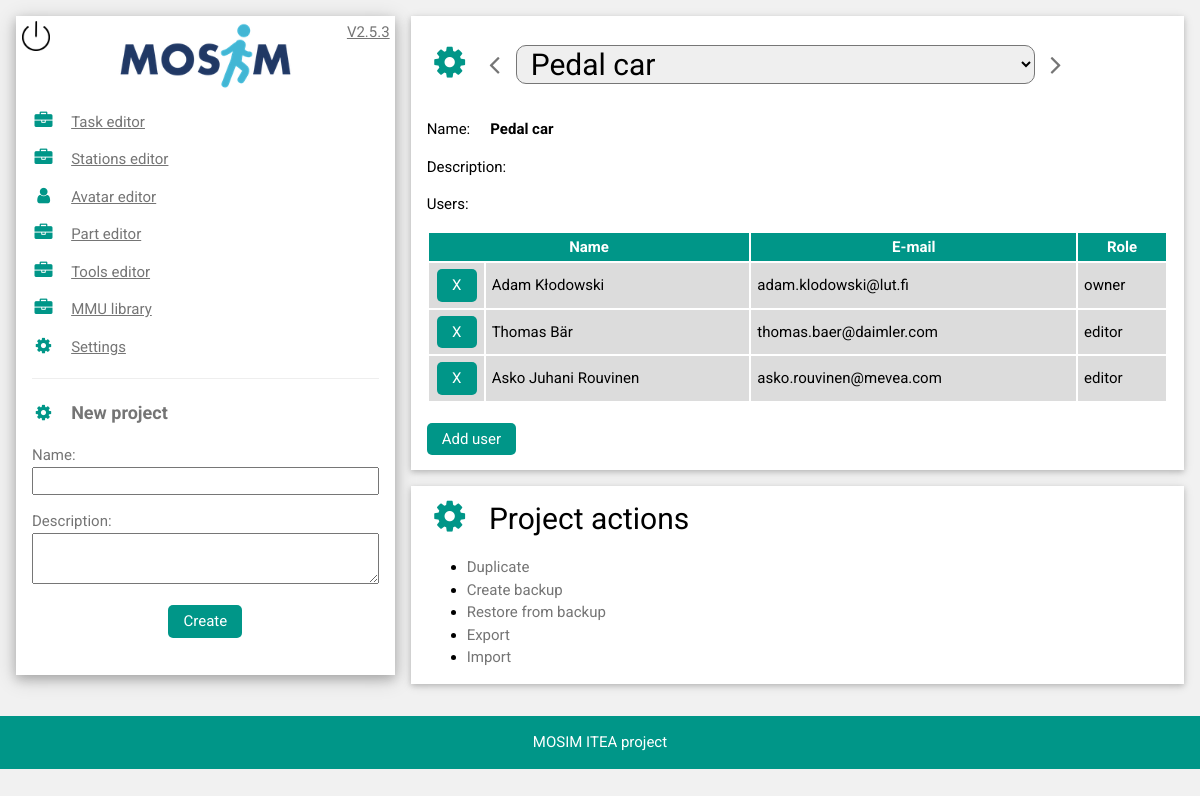
/projects.php (signed in), run on the app's committed database.
### tables this page shows
CREATE TABLE `projects` (
  `id` bigint(20) UNSIGNED NOT NULL,
  `name` text NOT NULL,
  `description` text NOT NULL,
  `date` timestamp NOT NULL DEFAULT CURRENT_TIMESTAMP
);

CREATE TABLE `userroles` (
  `userid` bigint(20) UNSIGNED NOT NULL,
  `projectid` bigint(20) UNSIGNED NOT NULL,
  `laststation` bigint(20) UNSIGNED NOT NULL DEFAULT '0',
  `role` set('owner','editor','viewer','reviewer') NOT NULL DEFAULT 'owner'
);

CREATE TABLE `users` (
  `id` bigint(20) UNSIGNED NOT NULL,
  `name` text NOT NULL,
  `email` text NOT NULL,
  `pass` text NOT NULL,
  `lastprojectid` bigint(20) UNSIGNED NOT NULL DEFAULT '0',
  `enabled` tinyint(1) NOT NULL DEFAULT '1'
);

### db.php (called while the page is built, shortened)
<?php
 $f=file_get_contents("Version.txt");
 $f=explode("\n",$f);
 $version="V".trim($f[0]);
?>

### projects.php (the view, shortened to what this page needs)
<?php
 include('common.php');
?>
<!DOCTYPE html>
<html>
<link rel="stylesheet" href="w3.css">
<link rel="stylesheet" href="https://cdnjs.cloudflare.com/ajax/libs/font-awesome/4.7.0/css/font-awesome.min.css">
<link rel="stylesheet" href="styles.css">
<?php
 function loadProjects()
 {
  global $db, $stationid;
   if ($result=$db->query('SELECT p.id, p.name FROM projects p, userroles ur WHERE ur.userid='.$_SESSION['userid'].' and ur.projectid=p.id order by p.name;'))
   while ($row=$result->fetch_assoc())
   {
	echo '<option '.($row['id']==$_SESSION['projectid']?'selected="" ':'').'value="'.$row['id'].'">'.$row['name'].'</option>';
   }
 }
 function loadProjectDetails()
 {
  global $db;
  $sql='SELECT p.id, p.name, p.description, p.date FROM projects p, userroles ur WHERE ur.userid='.$_SESSION['userid'].' and ur.projectid='.$_SESSION['projectid'].' and ur.projectid=p.id';
   if ($result=$db->query($sql))
	if ($row=$result->fetch_assoc())
    {
	echo '<p><span style="cursor:pointer;" onclick="editProjectName(this,'.$_SESSION['projectid'].');">Name:</span><span style="margin-left:20px; font-weight:bold;">'.htmlentities($row['name']).'</span></p>';
	 echo '<p style="cursor:pointer;" onclick="editProjectDescription(this,'.$_SESSION['projectid'].');">Description:	</p><p style="white-space: pre;">'.htmlentities($row['description']).'</p>';
	 echo '<p>Users:</p><table class="users" data-project="'.$_SESSION['projectid'].'"><tr><th colspan="2">Name</th><th>E-mail</th><th>Role</th></tr>';
	 $sql='SELECT u.id, u.name, u.email, ur.role FROM `userroles` ur, `users` u WHERE u.id=ur.userid and ur.projectid='.$_SESSION['projectid'].' and u.enabled=1';
	  if ($result=$db->query($sql))
	   while ($row=$result->fetch_assoc())
       echo '<tr data-project="'.$_SESSION['projectid'].'" data-id="'.$row['id'].'"><td><span class="w3-tag w3-teal w3-round button" onclick="removeUserFromProject(this);">X</span></td><td>'.                       htmlentities($row['name']).'</td><td>'.htmlentities($row['email']).'</td><td onclick="editUserRole(this);">'.htmlentities($row['role']).'</td></tr>';
     echo '</table>';
	}
 }
?>
<body class="w3-light-grey">
<div class="w3-content w3-margin-top" style="max-width:1400px;">
  <div class="w3-row-padding">
    <div class="w3-third">
      <div class="w3-white w3-text-grey w3-card-4">
        <?php include('header.php'); ?>
        <div class="w3-container">
		  <?php include('menu.php'); ?>
          <hr>
          <p id="newproject" class="w3-large"><b><i class="fa fa-gear fa-fw w3-margin-right w3-text-teal"></i>New project</b></p>
          <p>Name: <input type="text" id="new_projectname"/></p>
		  <p>Description: <textarea id="new_description" style="width:100%"></textarea></p>
          <p style="text-align: center"><span class="w3-tag w3-teal w3-round button" onclick="addProject();">Create</span></p>
          <br>
        </div>
      </div><br>
    </div>
    <div class="w3-twothird">
      <div id="tasklist" class="w3-container w3-card w3-white w3-margin-bottom">
        <h2 class="w3-text-grey w3-padding-16"><i class="fa fa-gear fa-fw w3-margin-right w3-xxlarge w3-text-teal"></i><span class="fa fa-angle-left w3-margin-right pointer" onclick="prevClick();"></span><select onchange="changeProject(this);" id="projects"><?php loadProjects(); ?></select><span class="fa fa-angle-right w3-margin-left pointer" onclick="nextClick();"></span></h2>
		<?php
		loadProjectDetails();
		?>
		<p><input type="text" class="searchbox hidden" onKeyPress="searchUsers(this,event,'searchUsers');" /><span class="w3-tag w3-teal w3-round button" onclick="addUser('searchUsers');">Add user</span>
      </div>
	  <div id="tasklist" class="w3-container w3-card w3-white w3-margin-bottom">
	  <h2><i class="fa fa-gear fa-fw w3-margin-right w3-xxlarge w3-text-teal"></i>Project actions</h2>
	  <ul id="projectactions">
	  <li><span onclick="projectActions('projectactions', this);" data-action="clone">Duplicate</span>
	  <li><span onclick="projectActions('projectactions', this);" data-action="backup">Create backup</span>
	  <li><span onclick="projectActions('projectactions', this);" data-action="restore">Restore from backup</span>
	  <li><span onclick="projectActions('projectactions', this);" data-action="export">Export</span>
	  <li><span onclick="projectActions('projectactions', this);" data-action="import">Import</span>
	  </ul>
	  </div>
    </div>
  </div>
</div>
<footer class="w3-container w3-teal w3-center w3-margin-top">
  <p>MOSIM ITEA project</p>
</footer>
</body>
</html>

### header.php
<div class="w3-display-container" style="position:relative;">
<div class="logout" onclick="location.href='?action=logout';"></div>
<div class="version"><a href="Version.txt" target="_blank"><?php echo $version; ?></a></div>
<img src="mosim.png" style="width:50%; margin-left:25%; margin-right:25%;" alt="Logo" />
<div class="w3-display-bottomleft w3-container w3-text-black"><h2></h2></div>
</div>

### menu.php
<?php
 $currentfile=basename($_SERVER["SCRIPT_FILENAME"], '');
 $menuitems[0]['url']='projects.php';
 $menuitems[0]['icon']='fa-briefcase';
 $menuitems[0]['caption']='Projects';
 $menuitems[1]['url']='index.php';
 $menuitems[1]['icon']='fa-briefcase';
 $menuitems[1]['caption']='Task editor';
 $menuitems[2]['url']='stations.php';
 $menuitems[2]['icon']='fa-briefcase';
 $menuitems[2]['caption']='Stations editor';
 $menuitems[3]=array('url'=>'avatars.php','icon'=>'fa-user','caption'=>'Avatar editor');
 $menuitems[4]=array('url'=>'parts.php','icon'=>'fa-briefcase','caption'=>'Part editor');
 $menuitems[5]=array('url'=>'tools.php','icon'=>'fa-briefcase','caption'=>'Tools editor');
 $menuitems[6]=array('url'=>'mmus.php','icon'=>'fa-briefcase','caption'=>'MMU library');
 $menuitems[7]=array('url'=>'settings.php','icon'=>'fa-gear','caption'=>'Settings');
 for ($i=0; $i<count($menuitems); $i++)
  if (($menuitems[$i]['url']!=$currentfile) ||
      ((strlen($menuitems[$i]['url'])>strlen($currentfile)) && (parse_url($menuitems[$i]['url'],PHP_URL_PATH)==$currentfile)))
  {
   echo '<p><i class="fa '.$menuitems[$i]['icon'].' fa-fw w3-margin-right w3-large w3-text-teal pointer"></i><a href="'.$menuitems[$i]['url'].'">'.$menuitems[$i]['caption'].'</a></p>';
  }
?>

### w3.css (style rules this page uses)
*,*:before,*:after { box-sizing:inherit }
html { -ms-text-size-adjust:100%;-webkit-text-size-adjust:100% }
body { margin:0 }
article,aside,details,figcaption,figure,footer,header,main,menu,nav,section { display:block }
a { background-color:transparent }
b,strong { font-weight:bolder }
img { border-style:none }
hr { box-sizing:content-box;height:0;overflow:visible }
button,input,select,textarea,optgroup { font:inherit;margin:0 }
button,input { overflow:visible }
button,select { text-transform:none }
textarea { overflow:auto }
html,body { font-family:Verdana,sans-serif;font-size:15px;line-height:1.5 }
html { overflow-x:hidden }
h2 { font-size:30px }
h1,h2,h3,h4,h5,h6 { font-family:"Segoe UI",Arial,sans-serif;font-weight:400;margin:10px 0 }
hr { border:0;border-top:1px solid #eee;margin:20px 0 }
img { vertical-align:middle }
a { color:inherit }
.w3-badge,.w3-tag { background-color:#000;color:#fff;display:inline-block;padding-left:8px;padding-right:8px;text-align:center }
.w3-tooltip,.w3-display-container { position:relative }
.w3-container:after,.w3-container:before,.w3-panel:after,.w3-panel:before,.w3-row:after,.w3-row:before,.w3-row-padding:after,.w3-row-padding:before, .w3-cell-row:before,.w3-cell-row:after,.w3-clear:after,.w3-clear:before,.w3-bar:before,.w3-bar:after { content:"";display:table;clear:both }
.w3-col,.w3-half,.w3-third,.w3-twothird,.w3-threequarter,.w3-quarter { float:left;width:100% }
@media (min-width:601px) { .w3-col.m4,.w3-third { width:33.33333% } }
@media (min-width:601px) { .w3-col.m8,.w3-twothird { width:66.66666% } }
.w3-content,.w3-auto { margin-left:auto;margin-right:auto }
.w3-content { max-width:980px }
.w3-display-bottomleft { position:absolute;left:0;bottom:0 }
.w3-round,.w3-round-medium { border-radius:4px }
.w3-row-padding,.w3-row-padding>.w3-half,.w3-row-padding>.w3-third,.w3-row-padding>.w3-twothird,.w3-row-padding>.w3-threequarter,.w3-row-padding>.w3-quarter,.w3-row-padding>.w3-col { padding:0 8px }
.w3-container,.w3-panel { padding:0.01em 16px }
.w3-card,.w3-card-2 { box-shadow:0 2px 5px 0 rgba(0,0,0,0.16),0 2px 10px 0 rgba(0,0,0,0.12) }
.w3-card-4,.w3-hover-shadow:hover { box-shadow:0 4px 10px 0 rgba(0,0,0,0.2),0 4px 20px 0 rgba(0,0,0,0.19) }
.w3-large { font-size:18px!important }
.w3-xxlarge { font-size:36px!important }
.w3-center { text-align:center!important }
.w3-margin-top { margin-top:16px!important }
.w3-margin-bottom { margin-bottom:16px!important }
.w3-margin-left { margin-left:16px!important }
.w3-margin-right { margin-right:16px!important }
.w3-padding-16 { padding-top:16px!important;padding-bottom:16px!important }
.w3-teal,.w3-hover-teal:hover { color:#fff!important;background-color:#009688!important }
.w3-white,.w3-hover-white:hover { color:#000!important;background-color:#fff!important }
.w3-light-grey,.w3-hover-light-grey:hover,.w3-light-gray,.w3-hover-light-gray:hover { color:#000!important;background-color:#f1f1f1!important }
.w3-text-teal,.w3-hover-text-teal:hover { color:#009688!important }
.w3-text-black,.w3-hover-text-black:hover { color:#000!important }
.w3-text-grey,.w3-hover-text-grey:hover,.w3-text-gray,.w3-hover-text-gray:hover { color:#757575!important }

### styles.css (style rules this page uses)
html,body,h1,h2,h3,h4,h5,h6 { font-family: "Roboto", sans-serif }
select { border-radius: 10px; padding-left: 10px; padding-right: 10px; width: 70%; }
.pointer { cursor: pointer; }
span.button { cursor: pointer; padding:5px 15px; 5px; 15px; border-radius: 5px; transition: background-color 0.4s linear; }
div.logout { position: absolute; left: 5px; top: 5px; width: 30px; height: 30px; background-position: center center; background-repeat: no-repeat; background-image: url('logout.png'); background-size: contain; cursor: pointer; }
div.version { position: absolute; right: 5px; top: 5px; }

### projects.php (style rules this page uses)
input[type="text"] { width:100% }
table.users { width:100%; margin-bottom:20px; }
table.users th { border: 1px solid #009688; background-color: #009688; color: white; padding: 2px; }
table.users td { border: 1px solid gainsboro; background-color: gainsboro; padding: 5px; cursor: pointer; }
table.users td > span { width: 40px; padding: 5px; margin-left: 2px; }
table.users td:first-child { width: 55px; }
ul#projectactions li span { color: rgb(117, 117, 117); cursor: pointer; transition: color 0.4s linear; }

### data on the page
projects: name "Pedal car"
userroles: userid.name "Adam Kłodowski", userid.email "adam.klodowski@lut.fi", role "owner"
userroles: userid.name "Thomas Bär", userid.email "thomas.baer@daimler.com", role "editor"
userroles: userid.name "Asko Juhani Rouvinen", userid.email "asko.rouvinen@mevea.com", role "editor"

### other printed values
$version "V2.5.3"
$menuitems[$i]['caption'] "Task editor"
$menuitems[$i]['caption'] "Stations editor"
$menuitems[$i]['caption'] "Avatar editor"
$menuitems[$i]['caption'] "Part editor"
$menuitems[$i]['caption'] "Tools editor"
$menuitems[$i]['caption'] "MMU library"
$menuitems[$i]['caption'] "Settings"
form field value "Pedal car"
